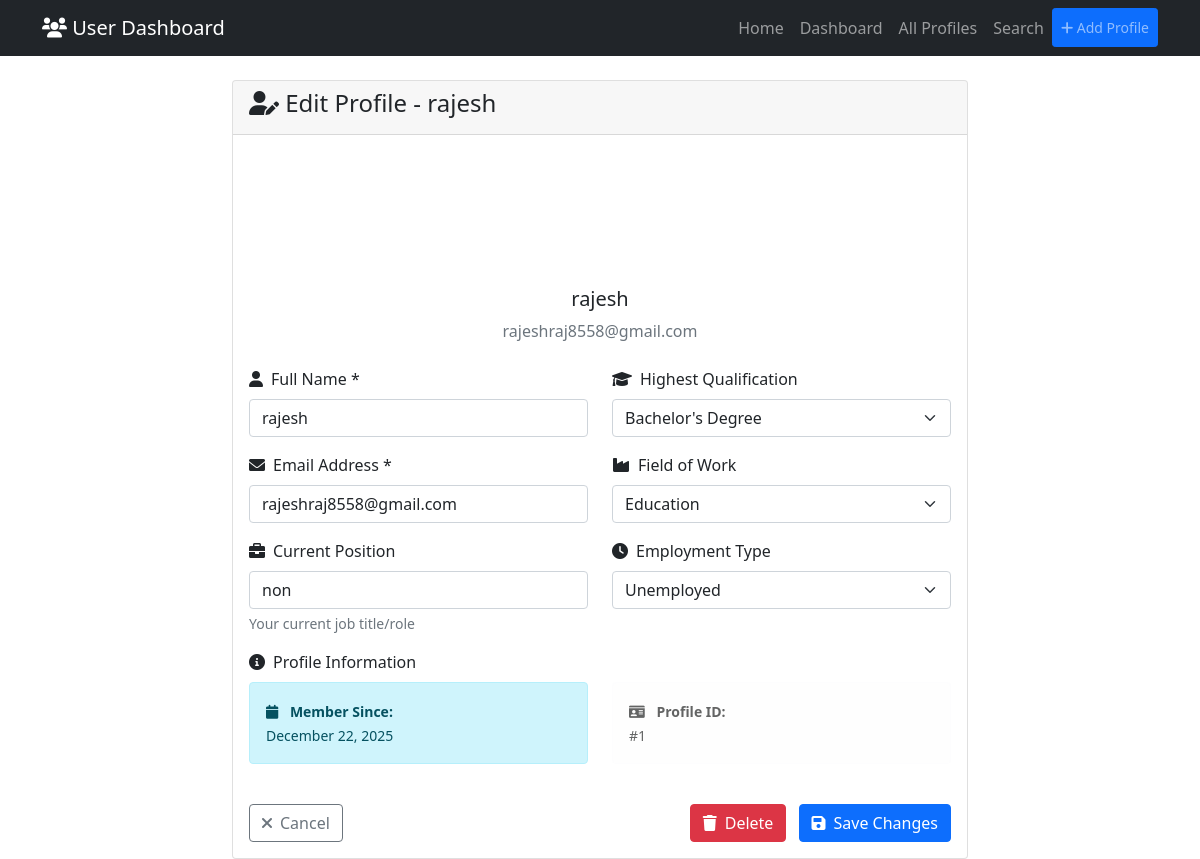
Screenshot of /edit/1 with the database file from the repository.
### app.py (models this page shows)
class User(db.Model):
    id = db.Column(db.Integer, primary_key=True)
    name = db.Column(db.String(100), nullable=False)
    email = db.Column(db.String(120), unique=True, nullable=False)
    qualification = db.Column(db.String(50))
    current_job = db.Column(db.String(100))
    field = db.Column(db.String(50))
    job_type = db.Column(db.String(50))
    created_at = db.Column(db.DateTime, default=datetime.utcnow)

### app.py (the view, shortened to what this page needs)
@app.route('/edit/<int:id>', methods=['GET', 'POST'])
def edit_profile(id):
    user = User.query.get_or_404(id)
    return render_template('edit_profile.html', user=user)

### templates/edit_profile.html (shortened to what this page needs)
{% extends "base.html" %}
{% block content %}
<div class="row">
    <div class="col-lg-8 mx-auto">
        <div class="card">
            <div class="card-header">
                <h4><i class="fas fa-user-edit"></i> Edit Profile - {{ user.name }}</h4>
            </div>
            <div class="card-body">
                <form method="POST">
                    <div class="text-center mb-4">
                        <div class="profile-pic mb-3">
                            <div style="width: 120px; height: 120px; background: var(--gradient-primary);
                                      border-radius: 50%; display: inline-flex; align-items: center;
                                      justify-content: center; color: white; font-size: 2.5rem;">
                            </div>
                        </div>
                        <h5 class="text-gradient">{{ user.name }}</h5>
                        <p class="text-muted">{{ user.email }}</p>
                    </div>
                    <div class="row">
                        <div class="col-md-6">
                            <div class="mb-3">
                                <label for="name" class="form-label">
                                    <i class="fas fa-user me-2"></i>Full Name *
                                </label>
                                <input type="text" class="form-control" id="name" name="name"
                                       value="{{ user.name }}" required>
                            </div>
                            <div class="mb-3">
                                <label for="email" class="form-label">
                                    <i class="fas fa-envelope me-2"></i>Email Address *
                                </label>
                                <input type="email" class="form-control" id="email" name="email"
                                       value="{{ user.email }}" required>
                            </div>
                            <div class="mb-3">
                                <label for="current_job" class="form-label">
                                    <i class="fas fa-briefcase me-2"></i>Current Position
                                </label>
                                <input type="text" class="form-control" id="current_job" name="current_job"
                                       value="{{ user.current_job or '' }}">
                                <div class="form-text">Your current job title/role</div>
                            </div>
                        </div>
                        <div class="col-md-6">
                            <div class="mb-3">
                                <label for="qualification" class="form-label">
                                    <i class="fas fa-graduation-cap me-2"></i>Highest Qualification
                                </label>
                                <select class="form-select" id="qualification" name="qualification">
                                    <option value="Bachelor's Degree"
                                            {% if user.qualification == "Bachelor's Degree" %}selected{% endif %}>
                                        Bachelor's Degree
                                    </option>
                                </select>
                            </div>
                            <div class="mb-3">
                                <label for="field" class="form-label">
                                    <i class="fas fa-industry me-2"></i>Field of Work
                                </label>
                                <select class="form-select" id="field" name="field">
                                    <option value="Education"
                                            {% if user.field == "Education" %}selected{% endif %}>
                                        Education
                                    </option>
                                </select>
                            </div>
                            <div class="mb-3">
                                <label for="job_type" class="form-label">
                                    <i class="fas fa-clock me-2"></i>Employment Type
                                </label>
                                <select class="form-select" id="job_type" name="job_type">
                                    <option value="Unemployed"
                                            {% if user.job_type == "Unemployed" %}selected{% endif %}>
                                        Unemployed
                                    </option>
                                </select>
                            </div>
                        </div>
                    </div>
                    <div class="mb-3">
                        <label class="form-label">
                            <i class="fas fa-info-circle me-2"></i>Profile Information
                        </label>
                        <div class="row">
                            <div class="col-md-6">
                                <div class="alert alert-info p-3">
                                    <small>
                                        <i class="fas fa-calendar me-2"></i>
                                        <strong>Member Since:</strong><br>
                                        {{ user.created_at.strftime('%B %d, %Y') }}
                                    </small>
                                </div>
                            </div>
                            <div class="col-md-6">
                                <div class="alert alert-light p-3">
                                    <small>
                                        <i class="fas fa-id-card me-2"></i>
                                        <strong>Profile ID:</strong><br>
                                        #{{ user.id }}
                                    </small>
                                </div>
                            </div>
                        </div>
                    </div>
                    <div class="d-flex justify-content-between mt-4">
                        <div>
                            <a href="{{ url_for('view_profile', id=user.id) }}"
                               class="btn btn-outline-secondary">
                                <i class="fas fa-times me-2"></i>Cancel
                            </a>
                        </div>
                        <div>
                            <a href="{{ url_for('delete_profile', id=user.id) }}"
                               class="btn btn-danger me-2"
                               onclick="return confirm('Are you sure you want to delete this profile? This action cannot be undone.')">
                                <i class="fas fa-trash me-2"></i>Delete
                            </a>
                            <button type="submit" class="btn btn-primary">
                                <i class="fas fa-save me-2"></i>Save Changes
                            </button>
                        </div>
                    </div>
                </form>
            </div>
        </div>
    </div>
</div>
{% endblock %}

### rows the page displays
User: name "rajesh", email "rajeshraj8558@gmail.com", current_job "non", qualification "Bachelor's Degree", field "Education", job_type "Unemployed", created_at "December 22, 2025", id "1"
